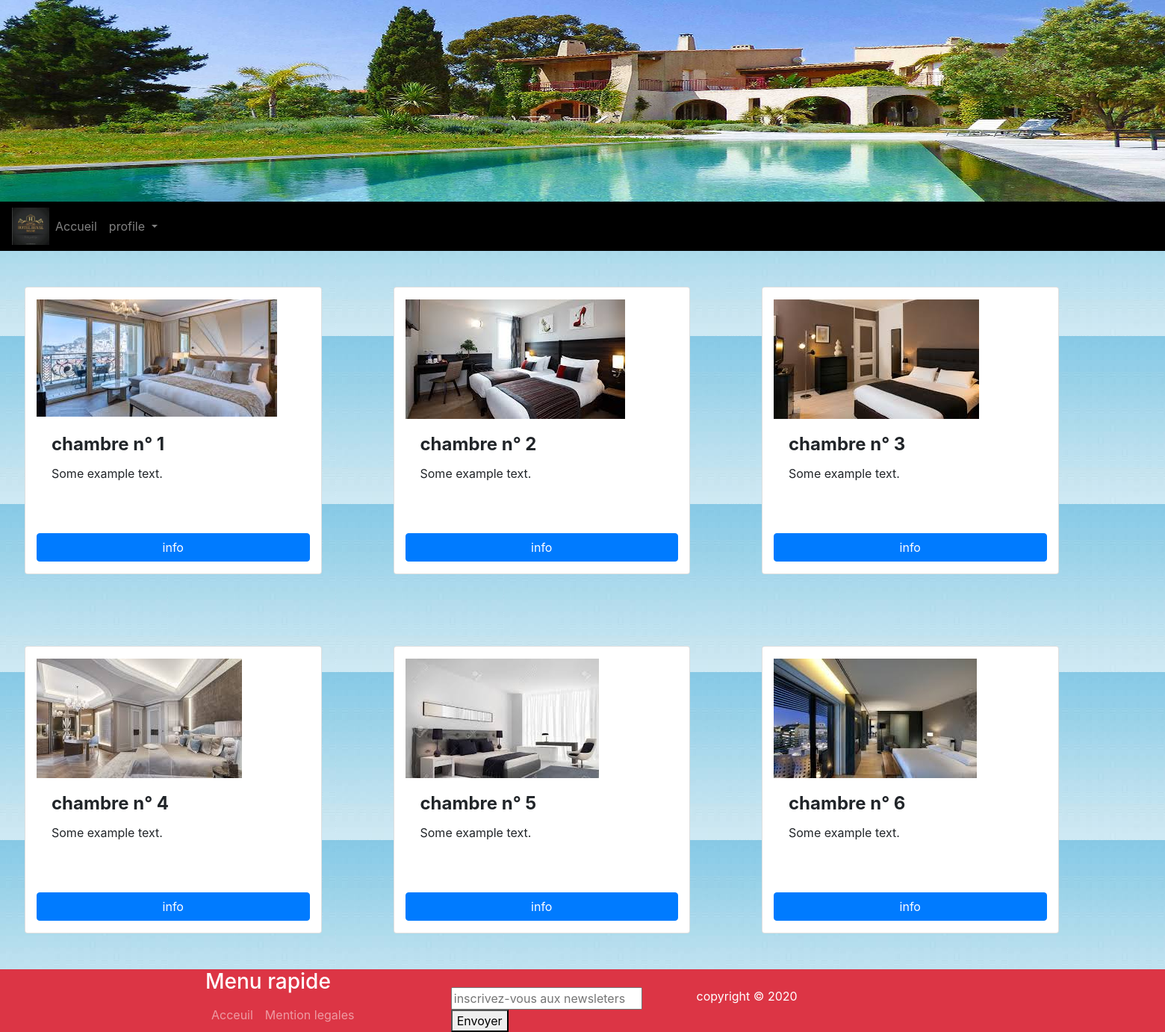
The app's page /admin/accueil.php with its own data.
### tables this page shows
CREATE TABLE `chambre` (
  `numchambre` int(10) NOT NULL,
  `prix` int(10) NOT NULL,
  `nblits` int(10) NOT NULL,
  `nbpers` int(10) NOT NULL,
  `confort` varchar(500) NOT NULL,
  `image` varchar(100) NOT NULL,
  `description` text NOT NULL
);

### admin/accueil.php (the view, shortened to what this page needs)
<?php
require_once('../connexion.php');
if($connect){
    $sql = "SELECT * FROM chambre";
    $res = mysqli_query($connect, $sql);
}
require_once('../partials/header.php');
?>
<div class="">
<div class="row">
 <?php  if($res){
          while($rows = mysqli_fetch_assoc($res)){
              $sql = "SELECT * FROM chambre ";?>
              <div class="card col-3 m-5" >
                <div class="card-head mt-3 "  style="background-image:url(../image/<?=$rows['image']?>);background-repeat: no-repeat ; " >
                  <p>
                    <br><br>
                    <br><br>
                    <br><br>
                  </p>
                  </div>
                  <div class="card-body">
                      <h4 class="card-title"><strong>chambre n° <?= $rows['numchambre'];?></strong></h4>
                      <p class="card-text">Some example text.</p>
                  </div>
                  <div class="mt-5 ">
                  <p   class="align-middle"><a href="detailchambre.php?id=<?= $rows['numchambre'];?>" class="btn btn-primary col ">info</a></p>
                  </div>
                </div>
<?php }} ?>
</div>
</div>
<?php require_once('../partials/footer.php'); ?>

### records on screen
chambre: image (picture), numchambre "1"
chambre: image (picture), numchambre "2"
chambre: image (picture), numchambre "3"
chambre: image (picture), numchambre "4"
chambre: image (picture), numchambre "5"
chambre: image (picture), numchambre "6"
